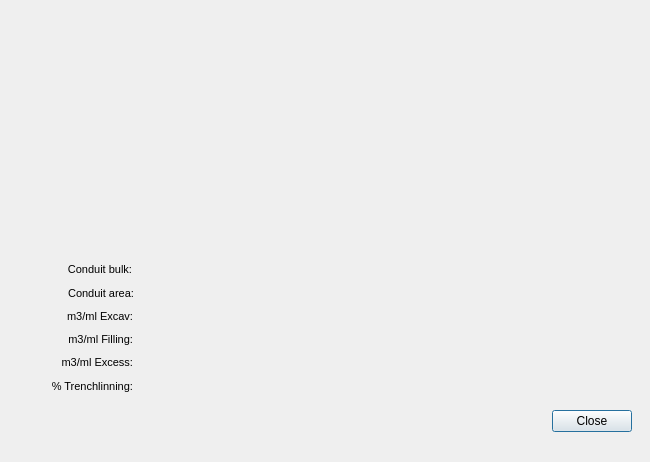
<?xml version="1.0" encoding="UTF-8"?>
<ui version="4.0">
 <class>dlg_info_crossect</class>
 <widget class="QDialog" name="dlg_info_crossect">
  <property name="geometry">
   <rect>
    <x>0</x>
    <y>0</y>
    <width>650</width>
    <height>462</height>
   </rect>
  </property>
  <property name="sizePolicy">
   <sizepolicy hsizetype="Fixed" vsizetype="Fixed">
    <horstretch>0</horstretch>
    <verstretch>0</verstretch>
   </sizepolicy>
  </property>
  <property name="windowTitle">
   <string>Section</string>
  </property>
  <layout class="QGridLayout" name="gridLayout">
   <item row="0" column="0">
    <widget class="QWidget" name="widget" native="true">
     <widget class="QLineEdit" name="total_y">
      <property name="enabled">
       <bool>false</bool>
      </property>
      <property name="geometry">
       <rect>
        <x>540</x>
        <y>180</y>
        <width>45</width>
        <height>15</height>
       </rect>
      </property>
      <property name="font">
       <font>
        <pointsize>7</pointsize>
        <kerning>true</kerning>
       </font>
      </property>
      <property name="autoFillBackground">
       <bool>false</bool>
      </property>
      <property name="inputMask">
       <string/>
      </property>
      <property name="text">
       <string/>
      </property>
      <property name="frame">
       <bool>false</bool>
      </property>
      <property name="echoMode">
       <enum>QLineEdit::Normal</enum>
      </property>
      <property name="cursorPosition">
       <number>0</number>
      </property>
      <property name="alignment">
       <set>Qt::AlignCenter</set>
      </property>
     </widget>
     <widget class="QLabel" name="lbl_cost_trench">
      <property name="geometry">
       <rect>
        <x>16</x>
        <y>364</y>
        <width>106</width>
        <height>22</height>
       </rect>
      </property>
      <property name="font">
       <font>
        <pointsize>8</pointsize>
        <italic>false</italic>
       </font>
      </property>
      <property name="frameShape">
       <enum>QFrame::NoFrame</enum>
      </property>
      <property name="frameShadow">
       <enum>QFrame::Raised</enum>
      </property>
      <property name="text">
       <string>% Trenchlinning:</string>
      </property>
      <property name="textFormat">
       <enum>Qt::AutoText</enum>
      </property>
      <property name="scaledContents">
       <bool>false</bool>
      </property>
      <property name="alignment">
       <set>Qt::AlignRight|Qt::AlignTrailing|Qt::AlignVCenter</set>
      </property>
      <property name="margin">
       <number>3</number>
      </property>
     </widget>
     <widget class="QLineEdit" name="m2mlbottom">
      <property name="enabled">
       <bool>false</bool>
      </property>
      <property name="geometry">
       <rect>
        <x>320</x>
        <y>370</y>
        <width>45</width>
        <height>15</height>
       </rect>
      </property>
      <property name="font">
       <font>
        <pointsize>7</pointsize>
        <kerning>true</kerning>
       </font>
      </property>
      <property name="autoFillBackground">
       <bool>false</bool>
      </property>
      <property name="inputMask">
       <string/>
      </property>
      <property name="text">
       <string/>
      </property>
      <property name="frame">
       <bool>false</bool>
      </property>
      <property name="echoMode">
       <enum>QLineEdit::Normal</enum>
      </property>
      <property name="cursorPosition">
       <number>0</number>
      </property>
      <property name="alignment">
       <set>Qt::AlignCenter</set>
      </property>
     </widget>
     <widget class="QLineEdit" name="area">
      <property name="enabled">
       <bool>false</bool>
      </property>
      <property name="geometry">
       <rect>
        <x>125</x>
        <y>276</y>
        <width>45</width>
        <height>15</height>
       </rect>
      </property>
      <property name="font">
       <font>
        <pointsize>7</pointsize>
        <kerning>true</kerning>
       </font>
      </property>
      <property name="autoFillBackground">
       <bool>false</bool>
      </property>
      <property name="inputMask">
       <string/>
      </property>
      <property name="text">
       <string/>
      </property>
      <property name="frame">
       <bool>false</bool>
      </property>
      <property name="echoMode">
       <enum>QLineEdit::Normal</enum>
      </property>
      <property name="cursorPosition">
       <number>0</number>
      </property>
      <property name="alignment">
       <set>Qt::AlignLeading|Qt::AlignLeft|Qt::AlignVCenter</set>
      </property>
     </widget>
     <widget class="QLabel" name="lbl_cost_fill">
      <property name="geometry">
       <rect>
        <x>25</x>
        <y>317</y>
        <width>97</width>
        <height>22</height>
       </rect>
      </property>
      <property name="font">
       <font>
        <pointsize>8</pointsize>
        <italic>false</italic>
       </font>
      </property>
      <property name="frameShape">
       <enum>QFrame::NoFrame</enum>
      </property>
      <property name="frameShadow">
       <enum>QFrame::Raised</enum>
      </property>
      <property name="text">
       <string>m3/ml Filling:</string>
      </property>
      <property name="textFormat">
       <enum>Qt::AutoText</enum>
      </property>
      <property name="scaledContents">
       <bool>false</bool>
      </property>
      <property name="alignment">
       <set>Qt::AlignRight|Qt::AlignTrailing|Qt::AlignVCenter</set>
      </property>
      <property name="margin">
       <number>3</number>
      </property>
     </widget>
     <widget class="QLineEdit" name="geom1">
      <property name="enabled">
       <bool>false</bool>
      </property>
      <property name="geometry">
       <rect>
        <x>500</x>
        <y>250</y>
        <width>45</width>
        <height>15</height>
       </rect>
      </property>
      <property name="font">
       <font>
        <pointsize>7</pointsize>
        <kerning>true</kerning>
       </font>
      </property>
      <property name="autoFillBackground">
       <bool>false</bool>
      </property>
      <property name="inputMask">
       <string/>
      </property>
      <property name="text">
       <string/>
      </property>
      <property name="frame">
       <bool>false</bool>
      </property>
      <property name="echoMode">
       <enum>QLineEdit::Normal</enum>
      </property>
      <property name="cursorPosition">
       <number>0</number>
      </property>
      <property name="alignment">
       <set>Qt::AlignCenter</set>
      </property>
     </widget>
     <widget class="QLineEdit" name="m3mlexc">
      <property name="enabled">
       <bool>false</bool>
      </property>
      <property name="geometry">
       <rect>
        <x>125</x>
        <y>299</y>
        <width>45</width>
        <height>15</height>
       </rect>
      </property>
      <property name="font">
       <font>
        <pointsize>7</pointsize>
        <italic>true</italic>
        <kerning>true</kerning>
       </font>
      </property>
      <property name="autoFillBackground">
       <bool>false</bool>
      </property>
      <property name="inputMask">
       <string/>
      </property>
      <property name="text">
       <string/>
      </property>
      <property name="frame">
       <bool>false</bool>
      </property>
      <property name="echoMode">
       <enum>QLineEdit::Normal</enum>
      </property>
      <property name="cursorPosition">
       <number>0</number>
      </property>
      <property name="alignment">
       <set>Qt::AlignLeading|Qt::AlignLeft|Qt::AlignVCenter</set>
      </property>
     </widget>
     <widget class="QLabel" name="lbl_section_image">
      <property name="geometry">
       <rect>
        <x>182</x>
        <y>18</y>
        <width>386</width>
        <height>366</height>
       </rect>
      </property>
      <property name="text">
       <string/>
      </property>
      <property name="scaledContents">
       <bool>true</bool>
      </property>
     </widget>
     <widget class="QLineEdit" name="thickness">
      <property name="enabled">
       <bool>false</bool>
      </property>
      <property name="geometry">
       <rect>
        <x>500</x>
        <y>57</y>
        <width>45</width>
        <height>15</height>
       </rect>
      </property>
      <property name="font">
       <font>
        <pointsize>7</pointsize>
        <kerning>true</kerning>
       </font>
      </property>
      <property name="autoFillBackground">
       <bool>false</bool>
      </property>
      <property name="inputMask">
       <string/>
      </property>
      <property name="text">
       <string/>
      </property>
      <property name="frame">
       <bool>false</bool>
      </property>
      <property name="echoMode">
       <enum>QLineEdit::Normal</enum>
      </property>
      <property name="cursorPosition">
       <number>0</number>
      </property>
      <property name="alignment">
       <set>Qt::AlignCenter</set>
      </property>
     </widget>
     <widget class="QLineEdit" name="m3mlexcess">
      <property name="enabled">
       <bool>false</bool>
      </property>
      <property name="geometry">
       <rect>
        <x>125</x>
        <y>345</y>
        <width>45</width>
        <height>15</height>
       </rect>
      </property>
      <property name="font">
       <font>
        <pointsize>7</pointsize>
        <italic>true</italic>
        <kerning>true</kerning>
       </font>
      </property>
      <property name="autoFillBackground">
       <bool>false</bool>
      </property>
      <property name="inputMask">
       <string/>
      </property>
      <property name="text">
       <string/>
      </property>
      <property name="frame">
       <bool>false</bool>
      </property>
      <property name="echoMode">
       <enum>QLineEdit::Normal</enum>
      </property>
      <property name="cursorPosition">
       <number>0</number>
      </property>
      <property name="alignment">
       <set>Qt::AlignLeading|Qt::AlignLeft|Qt::AlignVCenter</set>
      </property>
     </widget>
     <widget class="QLabel" name="lbl_cost_bulk">
      <property name="geometry">
       <rect>
        <x>21</x>
        <y>247</y>
        <width>100</width>
        <height>22</height>
       </rect>
      </property>
      <property name="font">
       <font>
        <pointsize>8</pointsize>
       </font>
      </property>
      <property name="frameShape">
       <enum>QFrame::NoFrame</enum>
      </property>
      <property name="frameShadow">
       <enum>QFrame::Raised</enum>
      </property>
      <property name="text">
       <string>Conduit bulk:</string>
      </property>
      <property name="textFormat">
       <enum>Qt::AutoText</enum>
      </property>
      <property name="scaledContents">
       <bool>false</bool>
      </property>
      <property name="alignment">
       <set>Qt::AlignRight|Qt::AlignTrailing|Qt::AlignVCenter</set>
      </property>
      <property name="margin">
       <number>3</number>
      </property>
     </widget>
     <widget class="QLineEdit" name="m2mltrenchl">
      <property name="enabled">
       <bool>false</bool>
      </property>
      <property name="geometry">
       <rect>
        <x>125</x>
        <y>370</y>
        <width>45</width>
        <height>13</height>
       </rect>
      </property>
      <property name="font">
       <font>
        <pointsize>7</pointsize>
        <italic>true</italic>
        <kerning>true</kerning>
       </font>
      </property>
      <property name="autoFillBackground">
       <bool>false</bool>
      </property>
      <property name="inputMask">
       <string/>
      </property>
      <property name="text">
       <string/>
      </property>
      <property name="frame">
       <bool>false</bool>
      </property>
      <property name="echoMode">
       <enum>QLineEdit::Normal</enum>
      </property>
      <property name="cursorPosition">
       <number>0</number>
      </property>
      <property name="alignment">
       <set>Qt::AlignLeading|Qt::AlignLeft|Qt::AlignVCenter</set>
      </property>
     </widget>
     <widget class="QLabel" name="lbl_cost_area">
      <property name="geometry">
       <rect>
        <x>17</x>
        <y>271</y>
        <width>106</width>
        <height>22</height>
       </rect>
      </property>
      <property name="font">
       <font>
        <pointsize>8</pointsize>
       </font>
      </property>
      <property name="frameShape">
       <enum>QFrame::NoFrame</enum>
      </property>
      <property name="frameShadow">
       <enum>QFrame::Raised</enum>
      </property>
      <property name="text">
       <string>Conduit area:</string>
      </property>
      <property name="textFormat">
       <enum>Qt::AutoText</enum>
      </property>
      <property name="scaledContents">
       <bool>false</bool>
      </property>
      <property name="alignment">
       <set>Qt::AlignRight|Qt::AlignTrailing|Qt::AlignVCenter</set>
      </property>
      <property name="margin">
       <number>3</number>
      </property>
     </widget>
     <widget class="QLabel" name="lbl_cost_excav">
      <property name="geometry">
       <rect>
        <x>25</x>
        <y>294</y>
        <width>97</width>
        <height>22</height>
       </rect>
      </property>
      <property name="font">
       <font>
        <pointsize>8</pointsize>
        <italic>false</italic>
       </font>
      </property>
      <property name="frameShape">
       <enum>QFrame::NoFrame</enum>
      </property>
      <property name="frameShadow">
       <enum>QFrame::Raised</enum>
      </property>
      <property name="text">
       <string>m3/ml Excav:</string>
      </property>
      <property name="textFormat">
       <enum>Qt::AutoText</enum>
      </property>
      <property name="scaledContents">
       <bool>false</bool>
      </property>
      <property name="alignment">
       <set>Qt::AlignRight|Qt::AlignTrailing|Qt::AlignVCenter</set>
      </property>
      <property name="margin">
       <number>3</number>
      </property>
     </widget>
     <widget class="QLineEdit" name="width">
      <property name="enabled">
       <bool>false</bool>
      </property>
      <property name="geometry">
       <rect>
        <x>320</x>
        <y>346</y>
        <width>45</width>
        <height>15</height>
       </rect>
      </property>
      <property name="font">
       <font>
        <pointsize>7</pointsize>
        <kerning>true</kerning>
       </font>
      </property>
      <property name="autoFillBackground">
       <bool>false</bool>
      </property>
      <property name="inputMask">
       <string/>
      </property>
      <property name="text">
       <string/>
      </property>
      <property name="frame">
       <bool>false</bool>
      </property>
      <property name="echoMode">
       <enum>QLineEdit::Normal</enum>
      </property>
      <property name="cursorPosition">
       <number>0</number>
      </property>
      <property name="alignment">
       <set>Qt::AlignCenter</set>
      </property>
     </widget>
     <widget class="QLineEdit" name="y_param">
      <property name="enabled">
       <bool>false</bool>
      </property>
      <property name="geometry">
       <rect>
        <x>137</x>
        <y>106</y>
        <width>45</width>
        <height>15</height>
       </rect>
      </property>
      <property name="font">
       <font>
        <pointsize>7</pointsize>
        <kerning>true</kerning>
       </font>
      </property>
      <property name="autoFillBackground">
       <bool>false</bool>
      </property>
      <property name="inputMask">
       <string/>
      </property>
      <property name="text">
       <string/>
      </property>
      <property name="frame">
       <bool>false</bool>
      </property>
      <property name="echoMode">
       <enum>QLineEdit::Normal</enum>
      </property>
      <property name="cursorPosition">
       <number>0</number>
      </property>
      <property name="alignment">
       <set>Qt::AlignRight|Qt::AlignTrailing|Qt::AlignVCenter</set>
      </property>
     </widget>
     <widget class="QLineEdit" name="z2">
      <property name="enabled">
       <bool>false</bool>
      </property>
      <property name="geometry">
       <rect>
        <x>500</x>
        <y>184</y>
        <width>45</width>
        <height>15</height>
       </rect>
      </property>
      <property name="font">
       <font>
        <pointsize>7</pointsize>
        <kerning>true</kerning>
       </font>
      </property>
      <property name="autoFillBackground">
       <bool>false</bool>
      </property>
      <property name="inputMask">
       <string/>
      </property>
      <property name="text">
       <string/>
      </property>
      <property name="frame">
       <bool>false</bool>
      </property>
      <property name="echoMode">
       <enum>QLineEdit::Normal</enum>
      </property>
      <property name="cursorPosition">
       <number>0</number>
      </property>
      <property name="alignment">
       <set>Qt::AlignCenter</set>
      </property>
     </widget>
     <widget class="QLineEdit" name="rec_y">
      <property name="enabled">
       <bool>false</bool>
      </property>
      <property name="geometry">
       <rect>
        <x>500</x>
        <y>120</y>
        <width>45</width>
        <height>15</height>
       </rect>
      </property>
      <property name="font">
       <font>
        <pointsize>7</pointsize>
        <kerning>true</kerning>
       </font>
      </property>
      <property name="autoFillBackground">
       <bool>false</bool>
      </property>
      <property name="inputMask">
       <string/>
      </property>
      <property name="text">
       <string/>
      </property>
      <property name="frame">
       <bool>false</bool>
      </property>
      <property name="echoMode">
       <enum>QLineEdit::Normal</enum>
      </property>
      <property name="cursorPosition">
       <number>0</number>
      </property>
      <property name="alignment">
       <set>Qt::AlignCenter</set>
      </property>
     </widget>
     <widget class="QLineEdit" name="b2">
      <property name="enabled">
       <bool>false</bool>
      </property>
      <property name="geometry">
       <rect>
        <x>206</x>
        <y>345</y>
        <width>45</width>
        <height>15</height>
       </rect>
      </property>
      <property name="font">
       <font>
        <pointsize>7</pointsize>
        <kerning>true</kerning>
       </font>
      </property>
      <property name="autoFillBackground">
       <bool>false</bool>
      </property>
      <property name="inputMask">
       <string/>
      </property>
      <property name="text">
       <string/>
      </property>
      <property name="frame">
       <bool>false</bool>
      </property>
      <property name="echoMode">
       <enum>QLineEdit::Normal</enum>
      </property>
      <property name="cursorPosition">
       <number>0</number>
      </property>
      <property name="alignment">
       <set>Qt::AlignRight|Qt::AlignTrailing|Qt::AlignVCenter</set>
      </property>
     </widget>
     <widget class="QLineEdit" name="m3mlfill">
      <property name="enabled">
       <bool>false</bool>
      </property>
      <property name="geometry">
       <rect>
        <x>125</x>
        <y>322</y>
        <width>45</width>
        <height>15</height>
       </rect>
      </property>
      <property name="font">
       <font>
        <pointsize>7</pointsize>
        <italic>true</italic>
        <kerning>true</kerning>
       </font>
      </property>
      <property name="autoFillBackground">
       <bool>false</bool>
      </property>
      <property name="inputMask">
       <string/>
      </property>
      <property name="text">
       <string/>
      </property>
      <property name="frame">
       <bool>false</bool>
      </property>
      <property name="echoMode">
       <enum>QLineEdit::Normal</enum>
      </property>
      <property name="cursorPosition">
       <number>0</number>
      </property>
      <property name="alignment">
       <set>Qt::AlignLeading|Qt::AlignLeft|Qt::AlignVCenter</set>
      </property>
     </widget>
     <widget class="QLineEdit" name="m2mlpav">
      <property name="enabled">
       <bool>false</bool>
      </property>
      <property name="geometry">
       <rect>
        <x>320</x>
        <y>18</y>
        <width>45</width>
        <height>15</height>
       </rect>
      </property>
      <property name="font">
       <font>
        <pointsize>7</pointsize>
        <kerning>true</kerning>
       </font>
      </property>
      <property name="autoFillBackground">
       <bool>false</bool>
      </property>
      <property name="inputMask">
       <string/>
      </property>
      <property name="text">
       <string/>
      </property>
      <property name="frame">
       <bool>false</bool>
      </property>
      <property name="echoMode">
       <enum>QLineEdit::Normal</enum>
      </property>
      <property name="cursorPosition">
       <number>0</number>
      </property>
      <property name="alignment">
       <set>Qt::AlignCenter</set>
      </property>
     </widget>
     <widget class="QLineEdit" name="z1">
      <property name="enabled">
       <bool>false</bool>
      </property>
      <property name="geometry">
       <rect>
        <x>500</x>
        <y>302</y>
        <width>45</width>
        <height>15</height>
       </rect>
      </property>
      <property name="font">
       <font>
        <pointsize>7</pointsize>
        <kerning>true</kerning>
       </font>
      </property>
      <property name="autoFillBackground">
       <bool>false</bool>
      </property>
      <property name="inputMask">
       <string/>
      </property>
      <property name="text">
       <string/>
      </property>
      <property name="frame">
       <bool>false</bool>
      </property>
      <property name="echoMode">
       <enum>QLineEdit::Normal</enum>
      </property>
      <property name="cursorPosition">
       <number>0</number>
      </property>
      <property name="alignment">
       <set>Qt::AlignCenter</set>
      </property>
     </widget>
     <widget class="QLineEdit" name="b1">
      <property name="enabled">
       <bool>false</bool>
      </property>
      <property name="geometry">
       <rect>
        <x>434</x>
        <y>345</y>
        <width>45</width>
        <height>15</height>
       </rect>
      </property>
      <property name="font">
       <font>
        <pointsize>7</pointsize>
        <kerning>true</kerning>
       </font>
      </property>
      <property name="autoFillBackground">
       <bool>false</bool>
      </property>
      <property name="inputMask">
       <string/>
      </property>
      <property name="text">
       <string/>
      </property>
      <property name="frame">
       <bool>false</bool>
      </property>
      <property name="echoMode">
       <enum>QLineEdit::Normal</enum>
      </property>
      <property name="cursorPosition">
       <number>0</number>
      </property>
      <property name="alignment">
       <set>Qt::AlignLeading|Qt::AlignLeft|Qt::AlignVCenter</set>
      </property>
     </widget>
     <widget class="QLabel" name="lbl_cost_exc">
      <property name="geometry">
       <rect>
        <x>25</x>
        <y>340</y>
        <width>97</width>
        <height>22</height>
       </rect>
      </property>
      <property name="font">
       <font>
        <pointsize>8</pointsize>
        <italic>false</italic>
       </font>
      </property>
      <property name="frameShape">
       <enum>QFrame::NoFrame</enum>
      </property>
      <property name="frameShadow">
       <enum>QFrame::Raised</enum>
      </property>
      <property name="text">
       <string>m3/ml Excess:</string>
      </property>
      <property name="textFormat">
       <enum>Qt::AutoText</enum>
      </property>
      <property name="scaledContents">
       <bool>false</bool>
      </property>
      <property name="alignment">
       <set>Qt::AlignRight|Qt::AlignTrailing|Qt::AlignVCenter</set>
      </property>
      <property name="margin">
       <number>3</number>
      </property>
     </widget>
     <widget class="QLineEdit" name="bulk">
      <property name="enabled">
       <bool>false</bool>
      </property>
      <property name="geometry">
       <rect>
        <x>125</x>
        <y>253</y>
        <width>45</width>
        <height>15</height>
       </rect>
      </property>
      <property name="font">
       <font>
        <pointsize>7</pointsize>
        <kerning>true</kerning>
       </font>
      </property>
      <property name="autoFillBackground">
       <bool>false</bool>
      </property>
      <property name="inputMask">
       <string/>
      </property>
      <property name="text">
       <string/>
      </property>
      <property name="frame">
       <bool>false</bool>
      </property>
      <property name="echoMode">
       <enum>QLineEdit::Normal</enum>
      </property>
      <property name="cursorPosition">
       <number>0</number>
      </property>
      <property name="alignment">
       <set>Qt::AlignLeading|Qt::AlignLeft|Qt::AlignVCenter</set>
      </property>
     </widget>
     <widget class="QWidget" name="gridLayoutWidget">
      <property name="geometry">
       <rect>
        <x>10</x>
        <y>390</y>
        <width>611</width>
        <height>41</height>
       </rect>
      </property>
      <layout class="QGridLayout" name="lyt_buttons">
       <item row="0" column="1">
        <widget class="QPushButton" name="btn_close">
         <property name="text">
          <string>Close</string>
         </property>
        </widget>
       </item>
       <item row="0" column="0">
        <spacer name="horizontalSpacer">
         <property name="orientation">
          <enum>Qt::Horizontal</enum>
         </property>
         <property name="sizeHint" stdset="0">
          <size>
           <width>40</width>
           <height>20</height>
          </size>
         </property>
        </spacer>
       </item>
      </layout>
     </widget>
    </widget>
   </item>
  </layout>
 </widget>
 <resources/>
 <connections/>
</ui>
